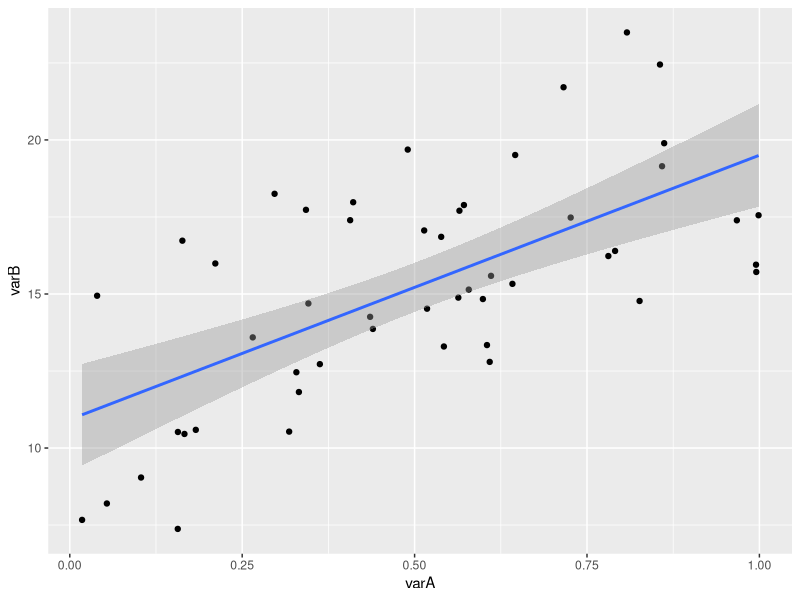
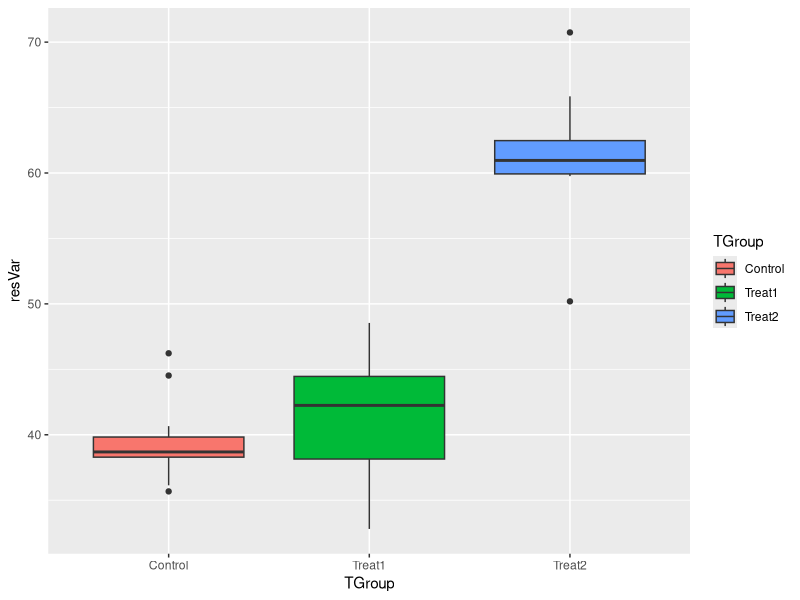
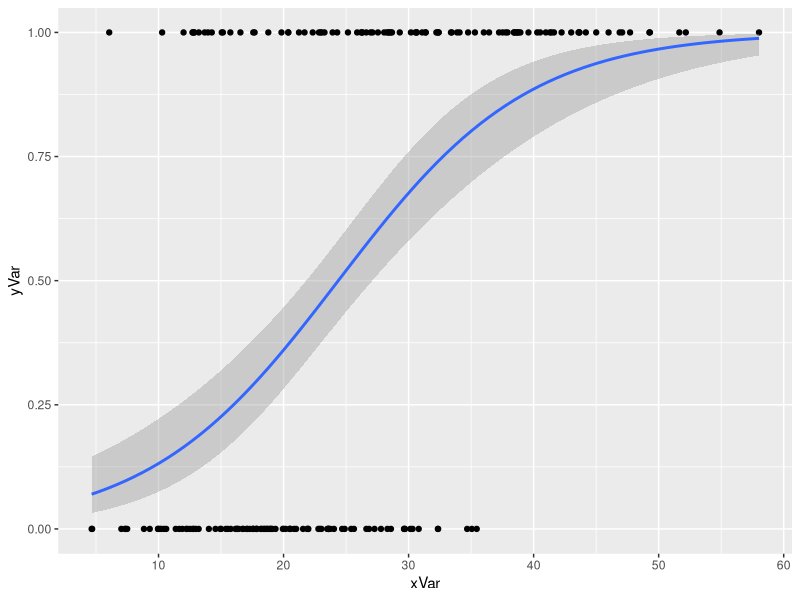
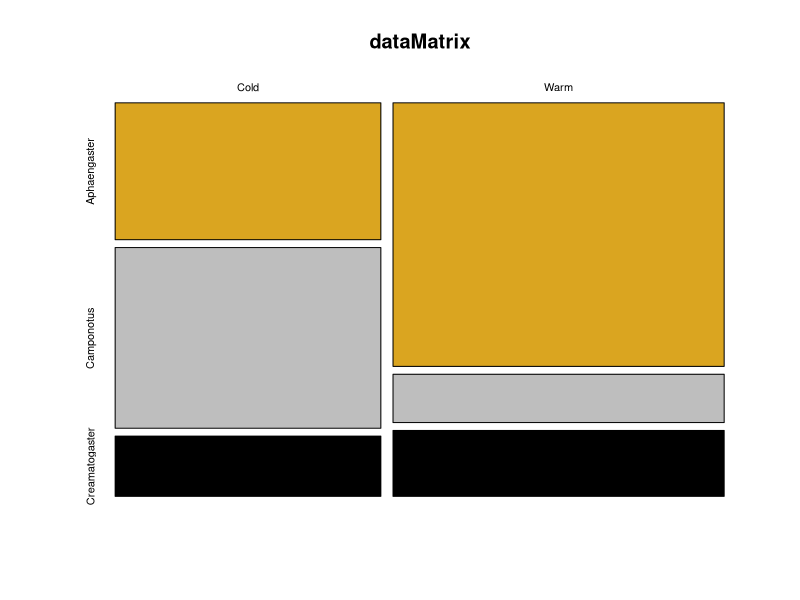
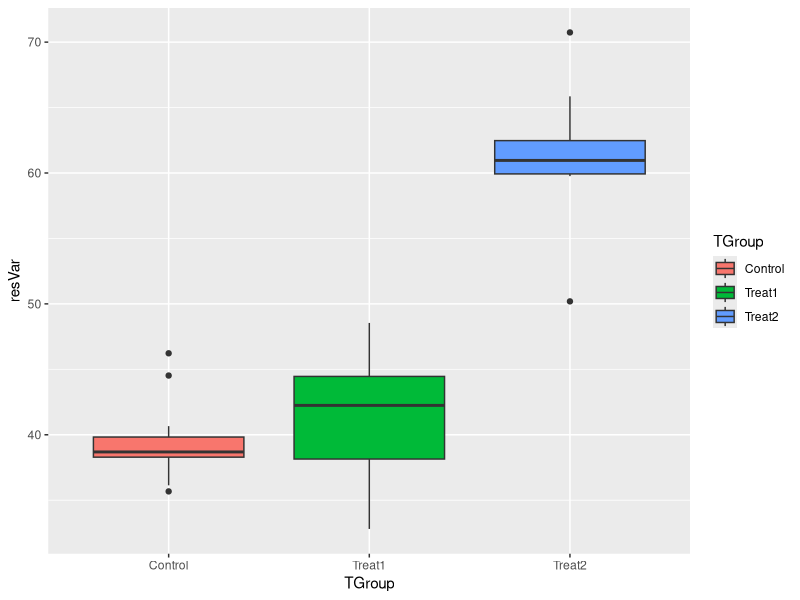

Reproduce these figures in R, in order.
#Archetype experimental designs, data entry. analysis, and graphing in R

# data <- read.table (file-"filename.csv", row.names = 1, header=TRUE, sep=",",stringsAsFactors = FALSE)

# Omit NA values - imagine original dataset is contaminated with NA values

# dataClean <- data[complete.cases(data),]

# dataClean <- data[complete.cases(data[,5:6]),),] #all rows with no NAs in columns 5 and 6

install.packages("TeachingDemos")

library(TeachingDemos)
library(ggplot2)
char2seed('espresso', set=FALSE)
runif(1)

#ceate a data frame for the regression data

n<- 50 # number of observations in data set
varA <- runif(n)
varB <- 5.5 + 10*varA + 10*runif(n)
ID <- seq_len(n)
regData <- data.frame(ID, varA, varB)
str(regData)
head(regData)

#basic regression analysis in R

regModel <- lm(varB~varA, data=regData) # better to pull data from a data frame not the raw vectors 
print(regModel)
str(regModel)
head (regModel$residuals)

# good stuff contained in summary

summary(regModel)

# now keep this data stream going (this is a headache) - move the data out of the summary digitally
summary(regModel)$coefficients
# or can do
z<- summary (regModel)
z$coefficients
mySlope<- z$coefficients[2,1]
mySlope
zUnlisted <- unlist(z)
zUnlisted
# generates the elements individually; an unlisted structure where you find the pieces you want
zUnlisted$r.squared
# so create our own output structure; a list with the stuff you want
regSum<-list(intercept=zUnlisted$coefficients1, 
             slope=zUnlisted$coefficients2, 
             interceptP=zUnlisted$coefficients7,
             slopeP=zUnlisted$coefficients8,
             r2=zUnlisted$r.squared)
str(regSum)
regSum
regSum$slope

# ggplot of regression model

regPlot <-ggplot(data=regData, aes(x=varA, y=varB)) + geom_point() + stat_smooth(method=lm, se=0.99)
print(regPlot)

# data set up for ANOVA

nGroup <- 3 # number of treatment groups
nName <- c("Control", "Treat1", "Treat2")
nSize <- c(12,17,9)
nMean <- c(40,41,60) #mean response in each group
nSD <- c(5,5,5) #standard deviation within group
ID <- 1:(sum(nSize)) #unique ID each row is observation

resVar <- c(rnorm(n=nSize[1], mean= nMean[1], sd= nSD[1]), 
            rnorm(n=nSize[2], mean= nMean[2], sd= nSD[2]),
            rnorm(n=nSize[3], mean= nMean[3], sd= nSD[3]))
length(resVar)
sum(nSize)
TGroup <- rep(nName, nSize)
table(TGroup)

ANOdata<- data.frame(ID, TGroup, resVar)
str(ANOdata)
head(ANOdata)
ANOmodel<- aov(resVar~TGroup, data=ANOdata)
print(ANOmodel)
summary (ANOmodel)
# now can unlist and pull out the covariates 

ANOplot <- ggplot(data=ANOdata, aes(x=TGroup, y=resVar, fill=TGroup)) + geom_boxplot()

print (ANOplot)

# introducing an important command to save your graphic wor

ggsave(filename="myBoxPlot.pdf", plot=ANOplot, device="pdf")

# data frame construction  for logistic regression

xVar <- sort(rgamma(n=200, shape=5, scale=5))
#forcing cluster of outcomes on x
yVar <- sample(rep(c(1,0), each=100), prob=seq_len(200))
lRegData <- data.frame(ID=1:200,xVar,yVar)
str(lRegData)

lRegModel <-glm(yVar~xVar, data=lRegData, family=binomial(link=logit))
summary(lRegModel)
summary(lRegModel)$coefficients

lRegPlot<- ggplot(data=lRegData, aes(x=xVar, y=yVar)) + geom_point() + stat_smooth(method=glm, method.args=list(family=binomial))
print(lRegPlot)

#basic contingency table analysis in R

vec1 <- c(50,66,22)
vec2 <- c(120,22,30)
dataMatrix <- rbind(vec1, vec2)
rownames(dataMatrix) <-c("Cold", "Warm")
colnames(dataMatrix) <-c("Aphaengaster", "Camponotus", "Creamatogaster" )
dataMatrix

#contingency table analysis
print(chisq.test(dataMatrix))
mosaicplot(x=dataMatrix, col=c("goldenrod","grey", "black"), shade=FALSE)
# look into ggmosaic plot
